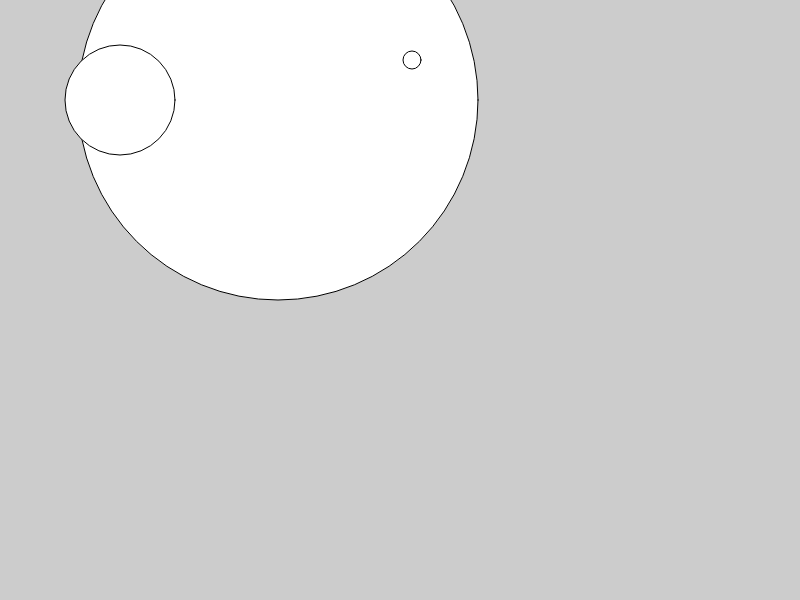
Frame 1 (no input)
Frame 60 (no input): identical to frame 1, image omitted
Frame 120 (the mouse pressed at the canvas centre since frame 60): identical to frame 1, image omitted

The p5.js sketch that drew this single still picture (run headless with seeded random() and noise() and a simulated clock; from frame 60 on, the mouse is pressed at the canvas centre):

// p5.js sketch
// ── sketch.js
function setup() {
createCanvas(800, 600);
}
function draw() {
background(204);
ellipse(278, 100, 400, 400);
ellipse(120, 100, 110, 110);
ellipse(412, 60, 18, 18);
}
